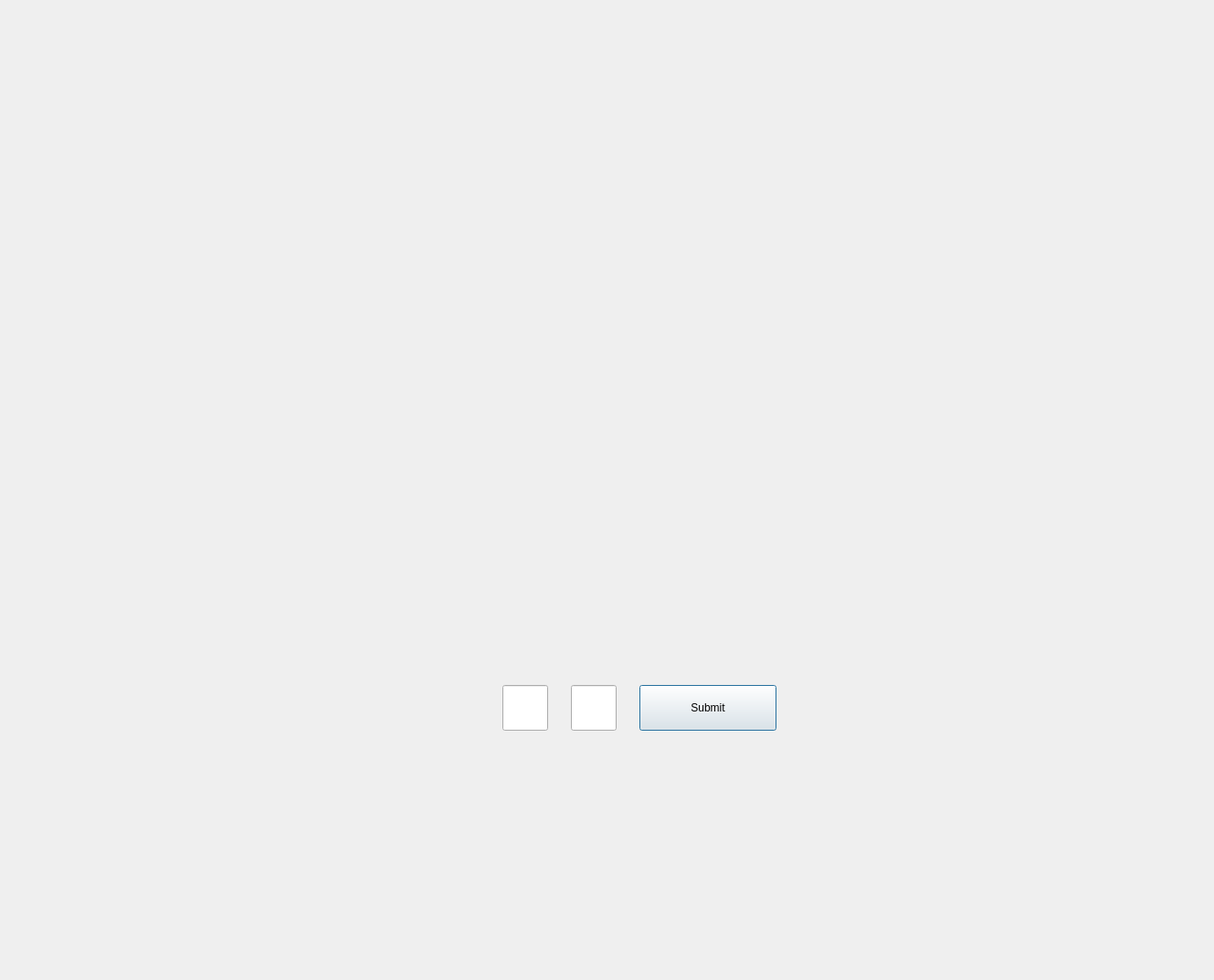
<?xml version="1.0" encoding="UTF-8"?>
<ui version="4.0">
 <class>ProgGuiLevel1</class>
 <widget class="QDialog" name="ProgGuiLevel1">
  <property name="geometry">
   <rect>
    <x>0</x>
    <y>0</y>
    <width>1329</width>
    <height>1073</height>
   </rect>
  </property>
  <property name="windowTitle">
   <string>Dialog</string>
  </property>
  <widget class="QPushButton" name="pushButton">
   <property name="geometry">
    <rect>
     <x>700</x>
     <y>750</y>
     <width>150</width>
     <height>50</height>
    </rect>
   </property>
   <property name="text">
    <string>Submit</string>
   </property>
  </widget>
  <widget class="QLineEdit" name="lineEdit">
   <property name="geometry">
    <rect>
     <x>625</x>
     <y>750</y>
     <width>50</width>
     <height>50</height>
    </rect>
   </property>
  </widget>
  <widget class="QLineEdit" name="lineEdit_2">
   <property name="geometry">
    <rect>
     <x>550</x>
     <y>750</y>
     <width>50</width>
     <height>50</height>
    </rect>
   </property>
  </widget>
 </widget>
 <resources/>
 <connections/>
</ui>
